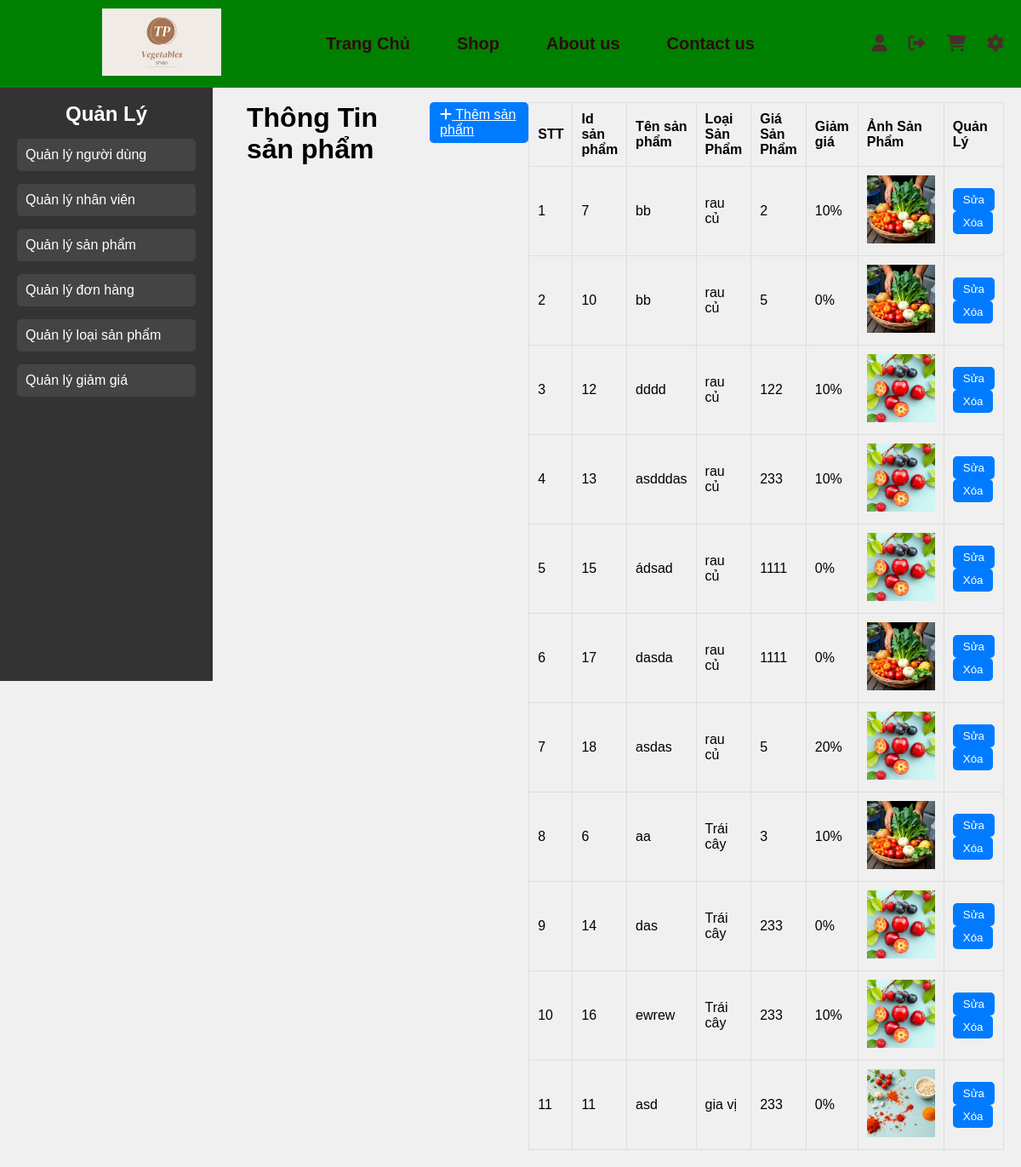
Screenshot of /Quanly/sanpham.php with the database file from the repository.
### tables this page shows
CREATE TABLE `product` (
  `product_id` int(5) NOT NULL,
  `product_name` varchar(50) NOT NULL,
  `price` double NOT NULL,
  `img` varchar(50) NOT NULL,
  `type_id` int(5) NOT NULL,
  `saleoff_id` int(5) NOT NULL
);

CREATE TABLE `type` (
  `type_id` int(5) NOT NULL,
  `type_name` varchar(50) NOT NULL,
  `type_img` varchar(50) NOT NULL
);

CREATE TABLE `saleoff` (
  `saleoff_id` int(5) NOT NULL,
  `sale_name` varchar(50) NOT NULL
);

### Quanly/sanpham.php (the view, shortened to what this page needs)
<?php
include '../Thanhgiaodien/header.php';
include '../database/connect.php';
?>
<?php
$sql = "SELECT product.*, type.type_name, saleoff.sale_name
        FROM product
        INNER JOIN type ON product.type_id = type.type_id
        INNER JOIN saleoff ON product.saleoff_id = saleoff.saleoff_id";
$query = mysqli_query($conn, $sql);
?>
<!DOCTYPE html>
<html lang="vi">
<head>
    <link rel="stylesheet" href="../csspage/manage.css">
</head>
<body>
    <div class="container">
        <div class="sidebar">
            <h2>Quản Lý</h2>
            <ul>
                <li><a href="../Quanly/nguoidung.php">Quản lý người dùng</a></li>
                <li><a href="../Quanly/nhanvien.php">Quản lý nhân viên</a></li>
                <li><a href="../Quanly/sanpham.php">Quản lý sản phẩm</a></li>
                <li><a href="../Quanly/donhang.php">Quản lý đơn hàng</a></li>
                <li><a href="../Quanly/loaisp.php">Quản lý loại sản phẩm</a></li>
                <li><a href="../Quanly/giamgia.php">Quản lý giảm giá</a></li>
            </ul>
        </div>
        <div class="main-content">
            <tr>
                <td colspan="2">
                    <h1 class="h2">Thông Tin sản phẩm</h1>
                </td>
                <td colspan="2">
                    <a class="btn" href="themsp.php"><i class="fas fa-plus"></i> Thêm sản phẩm</a>
                </td>
            </tr>
            <table class="table">
                <thead>
                    <tr>
                        <th>STT</th>
                        <th>Id sản phẩm</th>
                        <th>Tên sản phẩm</th>
                        <th>Loại Sản Phẩm</th>
                        <th>Giá Sản Phẩm</th>
                        <th>Giảm giá</th>
                        <th>Ảnh Sản Phẩm</th>
                        <th>Quản Lý</th>
                    </tr>
                </thead>
                <tbody>
                    <?php
                    $count = 1;
                    if (mysqli_num_rows($query) > 0) {
                        while ($row = mysqli_fetch_assoc($query)) { ?>
                            <tr>
                                <td><?= $count++; ?></td>
                                <td><?= $row['product_id'] ?></td>
                                <td><?= $row['product_name']; ?></td>
                                <td><?= $row['type_name']; ?></td>
                                <td><?= $row['price']; ?></td>
                                <td><?= $row['sale_name']; ?></td>
                                <td><img src="../anh/<?= $row['img'] ?>" alt="Product Image" width="80" height="80"></td>
                                <td>
                                    <button class="btn">
                                        <a href="suasp.php?id=<?= $row['product_id'] ?>"
                                            style="text-decoration:none; color:inherit;">Sửa</a>
                                    </button>
                                    <button class="btn">
                                        <a onclick="return Delete('<?= $row['product_name']; ?>')"
                                            href="xoasp.php?id=<?= $row['product_id']; ?>"
                                            style="text-decoration:none; color:inherit;">Xóa</a>
                                    </button>
                                </td>
                            </tr>
                    <?php }
                    } else {
                        echo "<tr>
                    <td colspan='7'>Không có sản phẩm nào</td>
                    </tr>";
                    } ?>
                </tbody>
            </table>
        </div>
    </div>
</body>
</html>

### Thanhgiaodien/header.php (shortened to what this page needs)
<!DOCTYPE html>
<html lang="en">
<head>
    <link rel="stylesheet" href="../csspage/header.css">
    <link rel="stylesheet" href="https://cdnjs.cloudflare.com/ajax/libs/font-awesome/6.0.0-beta3/css/all.min.css">
</head>
<body>
    <header>
        <div class="header task">
            <div class="logo">
                <img src="../anh/logotp.png" alt="">
            </div>
            <div class="header list">
                <li><a href="../Trang/home.php">Trang Chủ</a></li>
                <li><a href="../Trang/Shop.php">Shop</a></li>
                <li><a href="../Trang/about.php">About us</a></li>
                <li><a href="../Trang/contact.php">Contact us</a></li>
            </div>
            <div class="header icon">
                <a href="../Trang/login.php"><i class="fas fa-user"></i></a>
                <a href="../Trang/login.php"><i class="fas fa-sign-out-alt"></i></a>
                <a href="../Trang/shopping.php"><i class="fas fa-shopping-cart"></i></a>
                <a href="../Quanly/nguoidung.php"><i class="fas fa-cog"></i></a>
            </div>
        </div>
    </header>
</body>
</html>

### csspage/header.css (style rules this page uses)
* { margin: 0; padding: 0; box-sizing: border-box; }
header { width: 100%; background-color: green; color: rgb(50, 6, 6); position: fixed; top: 0; left: 0; z-index: 1000; }
.header.task { max-width: 1400px; margin: 0 auto; padding: 10px 20px; display: flex; justify-content: space-between; align-items: center; background-color: green; }
.logo img { width: 140px; height: auto; max-height: 200px; margin-left: 100px; }
.header.list { display: flex; list-style: none; margin: 15px; }
.header.list a { color: rgb(45, 12, 12); text-decoration: none; font-size: 20px; font-weight: 500; margin-right: 15px; transition: color 0.3s; padding: 20px; font-weight: bold; }
.header.icon { display: flex; gap: 25px; }
.header.icon a { color: rgb(75, 44, 44); font-size: 20px; transition: color 0.3s; }
body { background-color: rgb(255, 255, 255); }

### csspage/manage.css (style rules this page uses)
body { position: relative; top: 30px; font-family: Arial, sans-serif; background-color: #f0f0f0; margin: 0; padding: 0; }
.container { display: flex; margin-top: 70px; }
.sidebar { width: 250px; background-color: #333; color: white; padding: 20px; height: 700px; position: fixed; top: 100px; left: 0; }
.sidebar h2 { color: white; text-align: center; }
.sidebar ul { list-style: none; padding: 0; }
.sidebar ul li { margin: 15px 0; }
.sidebar ul li a { color: white; text-decoration: none; display: block; padding: 10px; background-color: #444; border-radius: 5px; }
.main-content { margin-left: 270px; width: calc(100% - 270px); padding: 20px; display: flex; justify-content: space-between; align-items: flex-start; }
.table { width: 75%; border-collapse: collapse; }
.table th, .table td { border: 1px solid #ddd; padding: 10px; text-align: left; }
.table th { background-color: #f0f0f0; }
.btn { padding: 6px 12px; background-color: #007bff; color: white; border: none; border-radius: 5px; cursor: pointer; transition: background-color 0.3s ease; }

### rows the page displays
product: product_id "7", product_name "bb", type.type_name "rau củ", price "2", saleoff.sale_name "10%", img (picture)
product: product_id "10", product_name "bb", type.type_name "rau củ", price "5", saleoff.sale_name "0%", img (picture)
product: product_id "12", product_name "dddd", type.type_name "rau củ", price "122", saleoff.sale_name "10%", img (picture)
product: product_id "13", product_name "asdddas", type.type_name "rau củ", price "233", saleoff.sale_name "10%", img (picture)
product: product_id "15", product_name "ádsad", type.type_name "rau củ", price "1111", saleoff.sale_name "0%", img (picture)
product: product_id "17", product_name "dasda", type.type_name "rau củ", price "1111", saleoff.sale_name "0%", img (picture)
product: product_id "18", product_name "asdas", type.type_name "rau củ", price "5", saleoff.sale_name "20%", img (picture)
product: product_id "6", product_name "aa", type.type_name "Trái cây", price "3", saleoff.sale_name "10%", img (picture)
product: product_id "14", product_name "das", type.type_name "Trái cây", price "233", saleoff.sale_name "0%", img (picture)
product: product_id "16", product_name "ewrew", type.type_name "Trái cây", price "233", saleoff.sale_name "10%", img (picture)
product: product_id "11", product_name "asd", type.type_name "gia vị", price "233", saleoff.sale_name "0%", img (picture)
